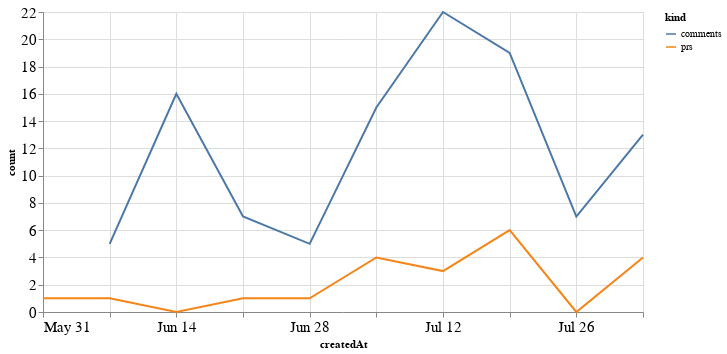

Notebook code cell kept with this figure:
### Code cell
alt.Chart(total_time, width=600).mark_line().encode(
    x='createdAt',
    y='count',
    color='kind'
)

### Figure 1 — Vega-Lite specification as saved in the notebook (floating-point values rounded to 4 significant figures)
{"config": {"axisLeft": {"labelFontSize": 15}, "axisBottom": {"labelFontSize": 15}}, "data": {"name": "data-341056cc077cd5bb9305fc12996240b6"}, "mark": "line", "encoding": {"color": {"type": "nominal", "field": "kind"}, "x": {"type": "temporal", "field": "createdAt"}, "y": {"type": "quantitative", "field": "count"}}, "width": 600, "$schema": "https://vega.github.io/schema/vega-lite/v4.8.1.json", "datasets": {"data-341056cc077cd5bb9305fc12996240b6": [{"createdAt": "2020-05-31T00:00:00", "kind": "prs", "count": 1.0}, {"createdAt": "2020-06-07T00:00:00", "kind": "prs", "count": 1.0}, {"createdAt": "2020-06-14T00:00:00", "kind": "prs", "count": 0.0}, {"createdAt": "2020-06-21T00:00:00", "kind": "prs", "count": 1.0}, {"createdAt": "2020-06-28T00:00:00", "kind": "prs", "count": 1.0}, {"createdAt": "2020-07-05T00:00:00", "kind": "prs", "count": 4.0}, {"createdAt": "2020-07-12T00:00:00", "kind": "prs", "count": 3.0}, {"createdAt": "2020-07-19T00:00:00", "kind": "prs", "count": 6.0}, {"createdAt": "2020-07-26T00:00:00", "kind": "prs", "count": 0.0}, {"createdAt": "2020-08-02T00:00:00", "kind": "prs", "count": 4.0}, {"createdAt": "2020-05-31T00:00:00", "kind": "comments", "count": null}, {"createdAt": "2020-06-07T00:00:00", "kind": "comments", "count": 5.0}, {"createdAt": "2020-06-14T00:00:00", "kind": "comments", "count": 16.0}, {"createdAt": "2020-06-21T00:00:00", "kind": "comments", "count": 7.0}, {"createdAt": "2020-06-28T00:00:00", "kind": "comments", "count": 5.0}, {"createdAt": "2020-07-05T00:00:00", "kind": "comments", "count": 15.0}, {"createdAt": "2020-07-12T00:00:00", "kind": "comments", "count": 22.0}, {"createdAt": "2020-07-19T00:00:00", "kind": "comments", "count": 19.0}, {"createdAt": "2020-07-26T00:00:00", "kind": "comments", "count": 7.0}, {"createdAt": "2020-08-02T00:00:00", "kind": "comments", "count": 13.0}]}}
